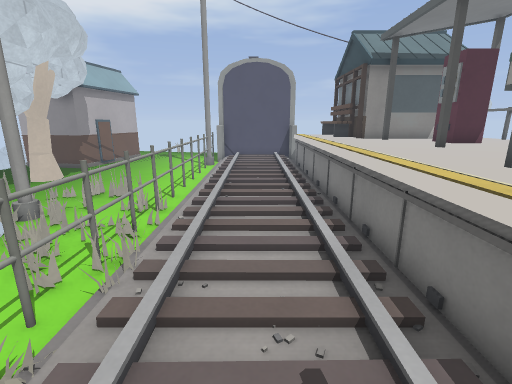
view 1 (above)

24 first-person views from a walk through a level from a Godot 3-D game. The camera is 1.2 m above the floor, tilts 14° down and sees 85° across. The floor is counted in squares, 0.5 m on a side. Each view is taken from the middle of a square. On the plan, view 1 faces up. The plan holds only what a view shows up to about 18 squares ahead; the rest is blank. Surface patterns are stand-ins for the level's own textures.

view 2
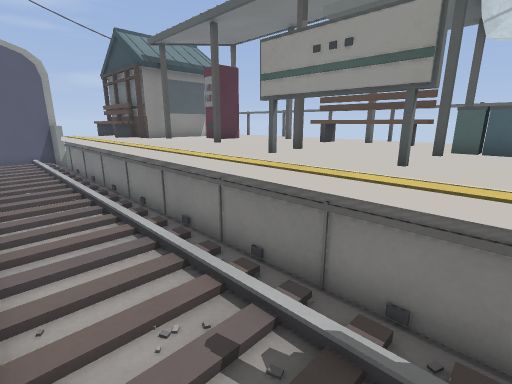

view 3
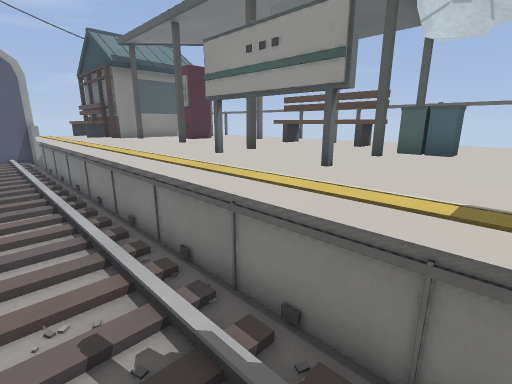

view 4
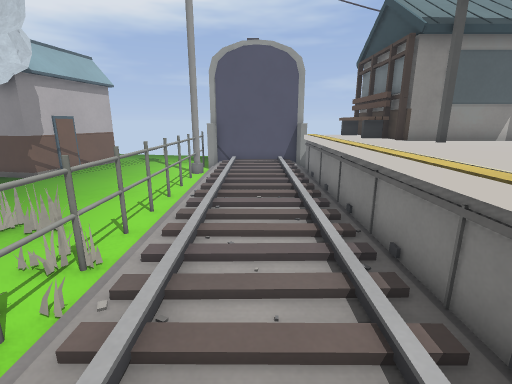

view 5
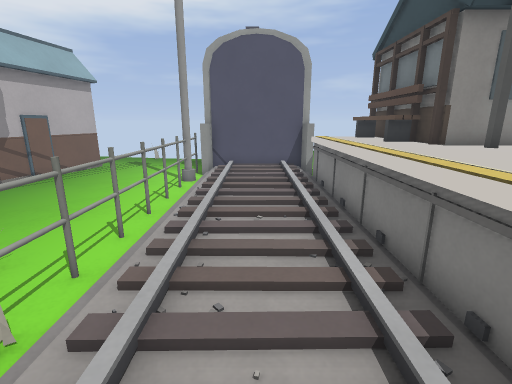

view 6
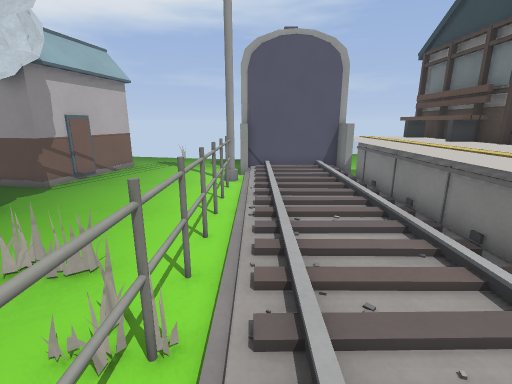

view 7
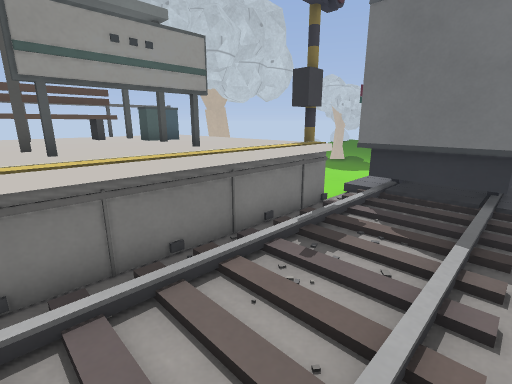

view 8
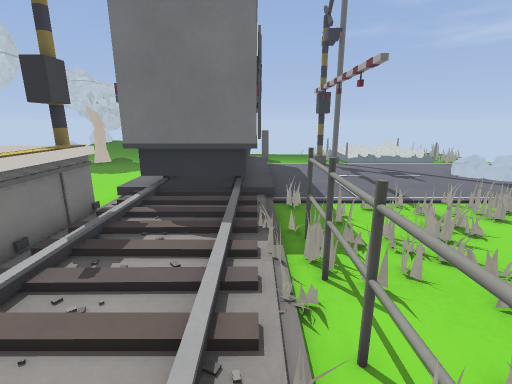

view 9
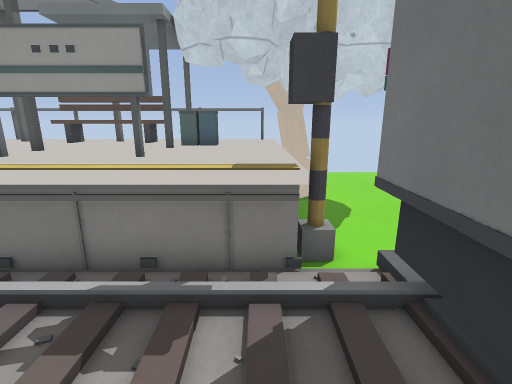

view 10
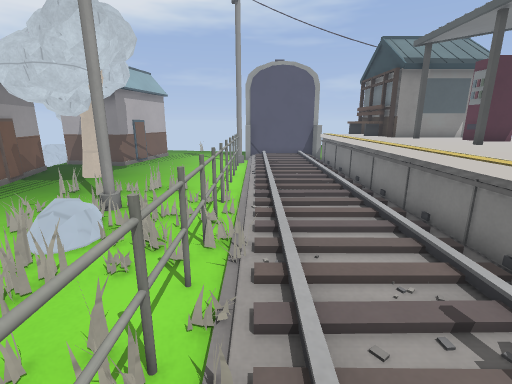

view 11
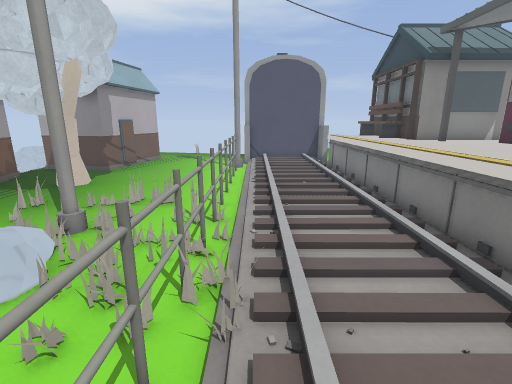

view 12
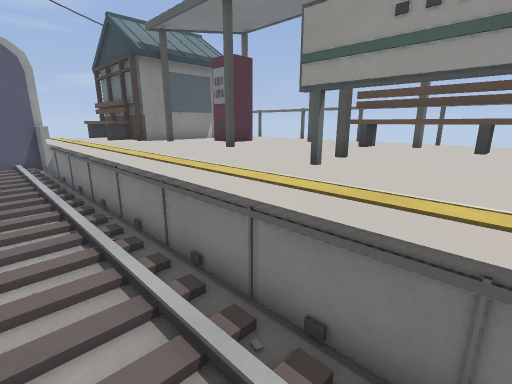

view 13
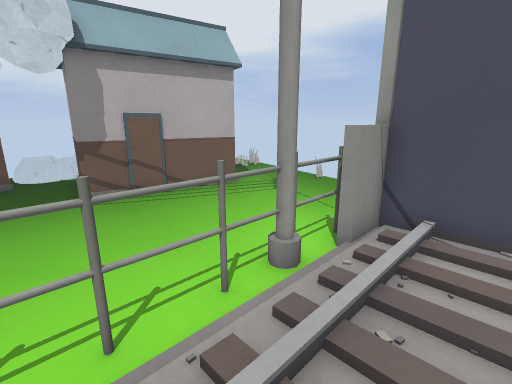

view 14
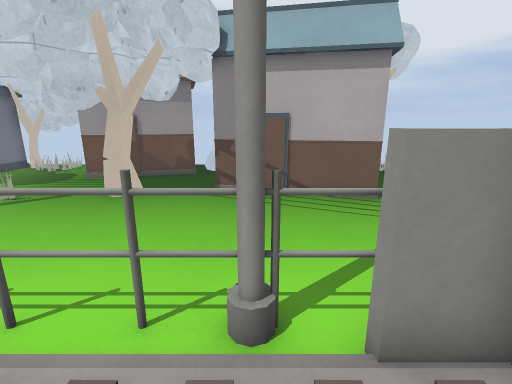

view 15
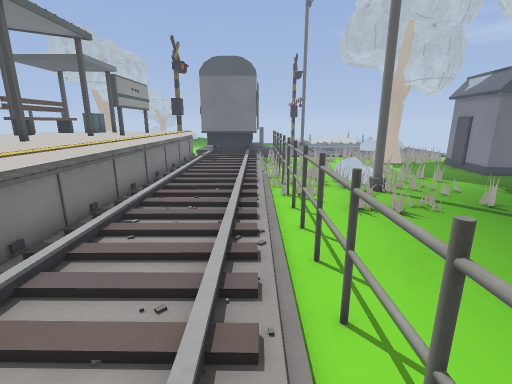

view 16
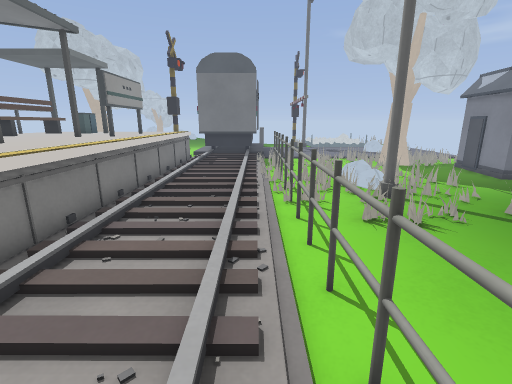

view 17
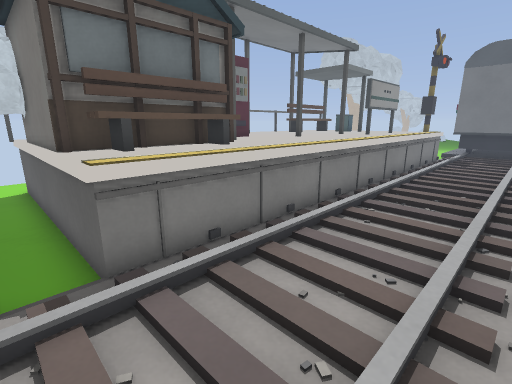

view 18
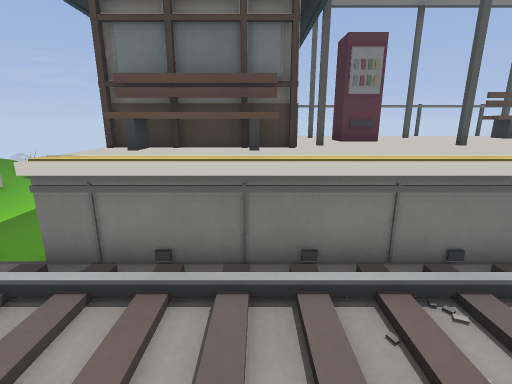

view 19
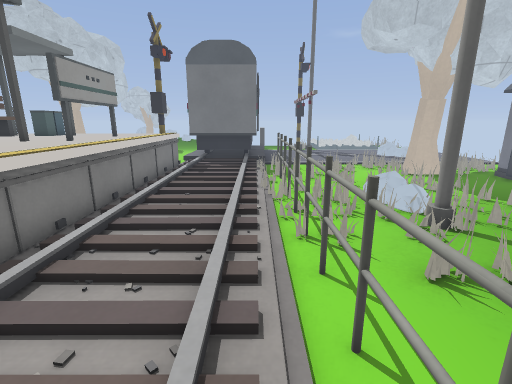

view 20
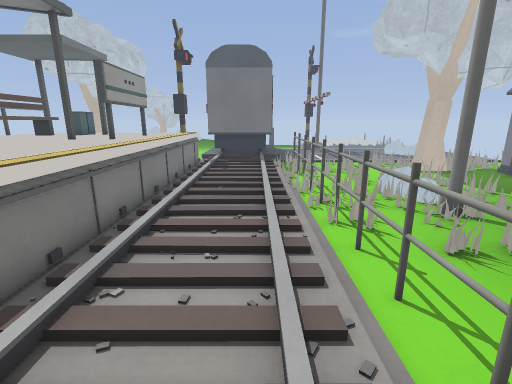

view 21
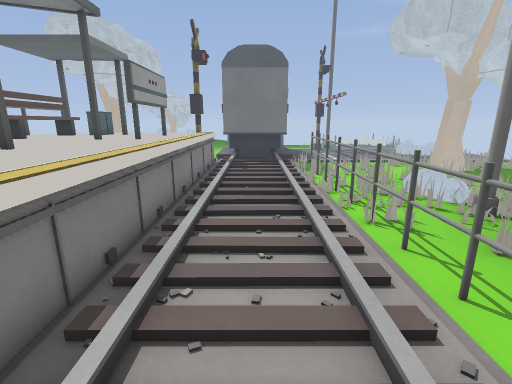

view 22
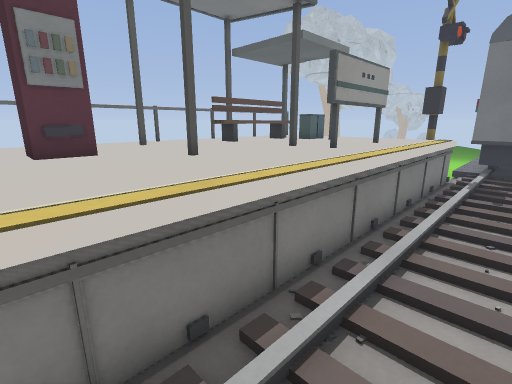

view 23
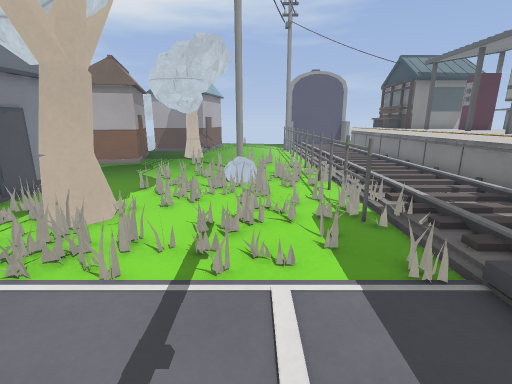

view 24
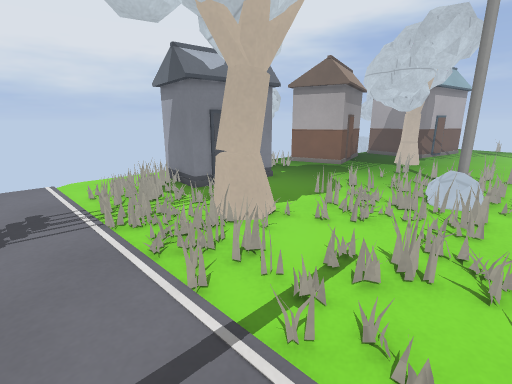

### Floor plan
Key: @ floor where view 1 was taken; # wall or solid block; x gap in a wall; . main floor; : floor 0.25 m higher than the main floor; + floor 0.5 m higher than the main floor; / step, stairs or slope; = window, fence, low wall or low ledge; ^ raised ledge; H house; T thing the floor can be seen under or through; S shed.
Columns run from 18 left of view 1 to 13 right of it. Each row starts with its distance up from view 1.
 24        H
 23        HH......
 22        HH......T######...
 21        HH......T=::::=...
 20       HHH......T:::::.....
 19  ==   HHH..... T:::::^^^^^###=#
 18   #HHHHH ..... =:::::^^#
 17   x..  H ..... T:::::^^#
 16   HH.    ..... T:::::^^#
 15    HH  # ..... =:::::^^#
 14     H  ##..... T:::::^^^^^^^  =
 13     H  TT..... =:::::^^^^^^^^^#
 12    HH  TT  ... T:::::^^^^^^^^^=
 11    HHT     ===#=:::::^^^^^^^^^=
 10  HHH... ==..TT T:::::^^^^^^^^^#
  9    ....... =..=T:::::^^^^^^^^^=
  8  ##......:TTT #=:::::^^^^^^^^^=
  7  ##........:=T T:::::^^^^^^^^^=
  6  ##.....#.::.=T=:::::^^^^^^^^^=
  5  #SSS......::.TT:::::^^^^^^^^^=
  4     S...#:..=TT=:::::^^^^^^^^^=
  3     S  .....=  T:::::^^^^^^^^^=
  2     S    =#...=#:::::^^^^^^^^^=
  1 .SSSS#TTTT..:/#=/::::^^^^^#^^^=
  0 . #=###TTT..=/##/:@::^^^^^^^^^=
 -1 . #=#=./.x..../.:::::^^^^^=^^^#
 -2 ....###//#...../:::::^#^^^=# =
 -3  ....#=./....../#####......#
 -4  ...............#    .......
 -5  ...............#    ......  ...
 -6      /..........#    ......  ...
 -7      +/.........     ....    ...
 -8       /.........     ....
 -9       ..........      ....
-10      ...........       ...
-11      .......#...
-12      ......#  ..         ##
-13                          ###

Where each view was taken, in squares from view 1:
view 1: 0 up, 0 right, facing up
view 2: 0 up, 1 left, facing up-right
view 3: 1 down, 0 right, facing up-right
view 4: 4 up, 0 right, facing up
view 5: 6 up, 0 right, facing up
view 6: 6 up, 2 left, facing up
view 7: 6 up, 2 left, facing down-right
view 8: 6 up, 2 left, facing down
view 9: 1 down, 2 left, facing right
view 10: 1 down, 2 left, facing up
view 11: 1 up, 2 left, facing up
view 12: 2 up, 0 right, facing up-right
view 13: 15 up, 0 right, facing up-left
view 14: 19 up, 0 right, facing left
view 15: 19 up, 2 left, facing down
view 16: 18 up, 2 left, facing down
view 17: 20 up, 2 left, facing down-right
view 18: 15 up, 2 left, facing right
view 19: 15 up, 2 left, facing down
view 20: 16 up, 1 left, facing down
view 21: 16 up, 0 right, facing down
view 22: 13 up, 0 right, facing down-right
view 23: 7 down, 6 left, facing up
view 24: 5 down, 5 left, facing up-left
